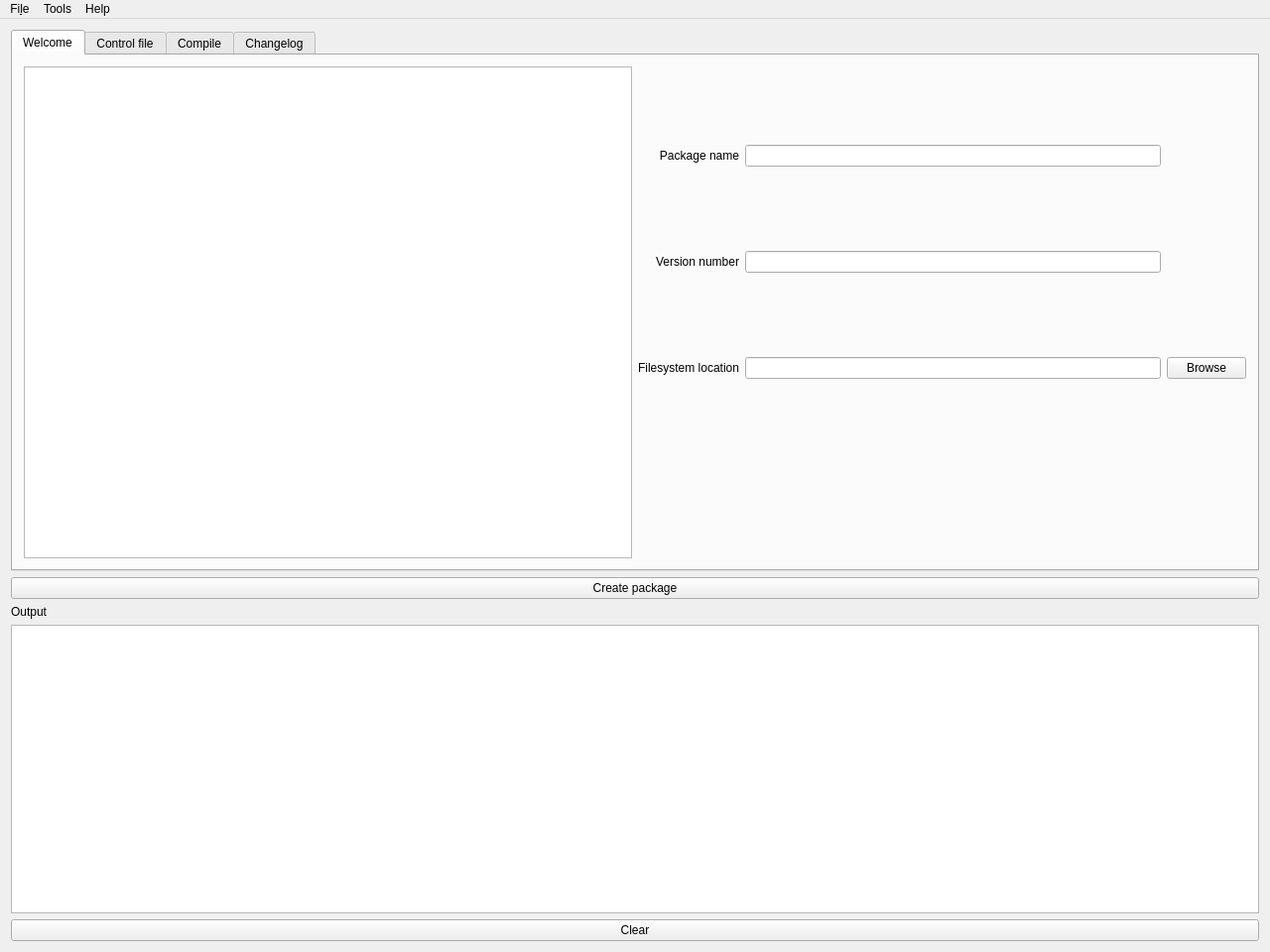
<?xml version="1.0" encoding="UTF-8"?>
<ui version="4.0">
 <class>MainWindow</class>
 <widget class="QMainWindow" name="MainWindow">
  <property name="geometry">
   <rect>
    <x>0</x>
    <y>0</y>
    <width>1280</width>
    <height>960</height>
   </rect>
  </property>
  <property name="windowTitle">
   <string>deb-creator</string>
  </property>
  <widget class="QWidget" name="centralWidget">
   <layout class="QVBoxLayout" name="verticalLayout_2">
    <item>
     <widget class="QTabWidget" name="tabWidget">
      <property name="currentIndex">
       <number>0</number>
      </property>
      <widget class="QWidget" name="tab_welcome">
       <attribute name="title">
        <string>Welcome</string>
       </attribute>
       <layout class="QHBoxLayout" name="horizontalLayout_2">
        <item>
         <widget class="QListWidget" name="lsw_welcome"/>
        </item>
        <item>
         <layout class="QGridLayout" name="gridLayout_5">
          <property name="bottomMargin">
           <number>100</number>
          </property>
          <item row="5" column="1">
           <widget class="QLineEdit" name="ln_version">
            <property name="text">
             <string/>
            </property>
           </widget>
          </item>
          <item row="5" column="0">
           <widget class="QLabel" name="lbl_version">
            <property name="text">
             <string>Version number</string>
            </property>
            <property name="alignment">
             <set>Qt::AlignRight|Qt::AlignTrailing|Qt::AlignVCenter</set>
            </property>
           </widget>
          </item>
          <item row="1" column="1">
           <widget class="QLineEdit" name="ln_projectname">
            <property name="text">
             <string/>
            </property>
           </widget>
          </item>
          <item row="1" column="0">
           <widget class="QLabel" name="lbl_projectname">
            <property name="text">
             <string>Package name</string>
            </property>
            <property name="alignment">
             <set>Qt::AlignRight|Qt::AlignTrailing|Qt::AlignVCenter</set>
            </property>
           </widget>
          </item>
          <item row="6" column="0">
           <widget class="QLabel" name="lbl_filesystem">
            <property name="text">
             <string>Filesystem location</string>
            </property>
            <property name="alignment">
             <set>Qt::AlignRight|Qt::AlignTrailing|Qt::AlignVCenter</set>
            </property>
           </widget>
          </item>
          <item row="6" column="3">
           <widget class="QPushButton" name="btn_filesystem">
            <property name="text">
             <string>Browse</string>
            </property>
           </widget>
          </item>
          <item row="6" column="1">
           <widget class="QLineEdit" name="ln_filesystem">
            <property name="text">
             <string/>
            </property>
            <property name="readOnly">
             <bool>true</bool>
            </property>
           </widget>
          </item>
         </layout>
        </item>
       </layout>
      </widget>
      <widget class="QWidget" name="tab_control">
       <attribute name="title">
        <string>Control file</string>
       </attribute>
       <layout class="QHBoxLayout" name="horizontalLayout">
        <item>
         <widget class="QSplitter" name="splitter">
          <property name="orientation">
           <enum>Qt::Horizontal</enum>
          </property>
          <widget class="QWidget" name="layoutWidget">
           <layout class="QGridLayout" name="details_editor">
            <item row="1" column="0">
             <widget class="QLabel" name="lbl_uploaders">
              <property name="text">
               <string>Uploaders</string>
              </property>
              <property name="alignment">
               <set>Qt::AlignRight|Qt::AlignTrailing|Qt::AlignVCenter</set>
              </property>
             </widget>
            </item>
            <item row="0" column="0">
             <widget class="QLabel" name="lbl_maintainer">
              <property name="text">
               <string>Maintainer</string>
              </property>
              <property name="alignment">
               <set>Qt::AlignRight|Qt::AlignTrailing|Qt::AlignVCenter</set>
              </property>
             </widget>
            </item>
            <item row="0" column="1" colspan="2">
             <widget class="QLineEdit" name="ln_maintainer">
              <property name="text">
               <string/>
              </property>
             </widget>
            </item>
            <item row="4" column="0">
             <widget class="QLabel" name="lbl_architecture">
              <property name="text">
               <string>Architecture</string>
              </property>
              <property name="alignment">
               <set>Qt::AlignRight|Qt::AlignTrailing|Qt::AlignVCenter</set>
              </property>
             </widget>
            </item>
            <item row="5" column="0">
             <widget class="QCheckBox" name="ck_dependency">
              <property name="enabled">
               <bool>true</bool>
              </property>
              <property name="text">
               <string>Dependancies</string>
              </property>
              <property name="checked">
               <bool>false</bool>
              </property>
             </widget>
            </item>
            <item row="5" column="1" colspan="2">
             <widget class="QLineEdit" name="ln_dependancies">
              <property name="enabled">
               <bool>false</bool>
              </property>
             </widget>
            </item>
            <item row="10" column="0">
             <widget class="QLabel" name="lbl_descriptiontitle">
              <property name="text">
               <string>Description:  title</string>
              </property>
              <property name="alignment">
               <set>Qt::AlignRight|Qt::AlignTrailing|Qt::AlignVCenter</set>
              </property>
             </widget>
            </item>
            <item row="10" column="1" colspan="2">
             <widget class="QLineEdit" name="ln_descriptiontitle"/>
            </item>
            <item row="11" column="0">
             <widget class="QLabel" name="lbl_description">
              <property name="text">
               <string>body</string>
              </property>
              <property name="alignment">
               <set>Qt::AlignRight|Qt::AlignTrailing|Qt::AlignVCenter</set>
              </property>
             </widget>
            </item>
            <item row="18" column="0" colspan="3">
             <widget class="QPushButton" name="btn_gencontrol">
              <property name="text">
               <string>Generate control file</string>
              </property>
             </widget>
            </item>
            <item row="1" column="1" colspan="2">
             <widget class="QLineEdit" name="ln_uploaders"/>
            </item>
            <item row="2" column="1" colspan="2">
             <widget class="QLineEdit" name="ln_homepage"/>
            </item>
            <item row="9" column="0">
             <widget class="QLabel" name="lbl_section">
              <property name="text">
               <string>Section</string>
              </property>
              <property name="alignment">
               <set>Qt::AlignRight|Qt::AlignTrailing|Qt::AlignVCenter</set>
              </property>
             </widget>
            </item>
            <item row="3" column="1" colspan="2">
             <widget class="QLineEdit" name="ln_source"/>
            </item>
            <item row="8" column="1" colspan="2">
             <widget class="QLineEdit" name="ln_replace"/>
            </item>
            <item row="3" column="0">
             <widget class="QLabel" name="lbl_source">
              <property name="text">
               <string>Source</string>
              </property>
              <property name="alignment">
               <set>Qt::AlignRight|Qt::AlignTrailing|Qt::AlignVCenter</set>
              </property>
             </widget>
            </item>
            <item row="8" column="0">
             <widget class="QLabel" name="lbl_replace">
              <property name="text">
               <string>Replace</string>
              </property>
              <property name="alignment">
               <set>Qt::AlignRight|Qt::AlignTrailing|Qt::AlignVCenter</set>
              </property>
             </widget>
            </item>
            <item row="2" column="0">
             <widget class="QLabel" name="lbl_homepage">
              <property name="text">
               <string>Homepage</string>
              </property>
              <property name="alignment">
               <set>Qt::AlignRight|Qt::AlignTrailing|Qt::AlignVCenter</set>
              </property>
             </widget>
            </item>
            <item row="9" column="1" colspan="2">
             <widget class="QLineEdit" name="ln_section"/>
            </item>
            <item row="4" column="1" colspan="2">
             <widget class="QComboBox" name="cb_arch">
              <property name="editable">
               <bool>true</bool>
              </property>
              <item>
               <property name="text">
                <string>all</string>
               </property>
              </item>
              <item>
               <property name="text">
                <string>amd64</string>
               </property>
              </item>
              <item>
               <property name="text">
                <string>i386</string>
               </property>
              </item>
             </widget>
            </item>
            <item row="11" column="1">
             <widget class="QTextEdit" name="txt_description"/>
            </item>
           </layout>
          </widget>
          <widget class="QWidget" name="layoutWidget">
           <layout class="QVBoxLayout" name="control_file_editor">
            <item>
             <widget class="QLabel" name="lbl_control">
              <property name="text">
               <string>Control file</string>
              </property>
             </widget>
            </item>
            <item>
             <widget class="QTextEdit" name="txt_control">
              <property name="lineWrapMode">
               <enum>QTextEdit::NoWrap</enum>
              </property>
             </widget>
            </item>
           </layout>
          </widget>
         </widget>
        </item>
       </layout>
      </widget>
      <widget class="QWidget" name="tab_compile">
       <attribute name="title">
        <string>Compile</string>
       </attribute>
       <layout class="QGridLayout" name="gridLayout_2">
        <item row="1" column="2" colspan="3">
         <widget class="QLineEdit" name="ln_sourcecode"/>
        </item>
        <item row="1" column="0">
         <widget class="QPushButton" name="btn_refresh">
          <property name="text">
           <string>Refresh</string>
          </property>
         </widget>
        </item>
        <item row="1" column="1">
         <widget class="QLabel" name="lbl_sourcecode">
          <property name="text">
           <string>Source Code:</string>
          </property>
          <property name="alignment">
           <set>Qt::AlignRight|Qt::AlignTrailing|Qt::AlignVCenter</set>
          </property>
         </widget>
        </item>
        <item row="1" column="5">
         <widget class="QToolButton" name="bt_sourcecode">
          <property name="text">
           <string>...</string>
          </property>
         </widget>
        </item>
        <item row="2" column="4">
         <layout class="QGridLayout" name="gridLayout_3">
          <item row="2" column="0">
           <widget class="QPushButton" name="btn_compile">
            <property name="text">
             <string>Compile</string>
            </property>
           </widget>
          </item>
          <item row="1" column="0">
           <widget class="QTableWidget" name="tbl_order">
            <column>
             <property name="text">
              <string>program</string>
             </property>
            </column>
            <column>
             <property name="text">
              <string>arguments</string>
             </property>
            </column>
            <column>
             <property name="text">
              <string>working directory</string>
             </property>
            </column>
           </widget>
          </item>
          <item row="1" column="2">
           <layout class="QVBoxLayout" name="verticalLayout_3">
            <property name="rightMargin">
             <number>0</number>
            </property>
            <item>
             <widget class="QPushButton" name="btn_buildadd">
              <property name="text">
               <string/>
              </property>
              <property name="icon">
               <iconset theme="insert-table">
                <normaloff>.</normaloff>.</iconset>
              </property>
              <property name="iconSize">
               <size>
                <width>64</width>
                <height>64</height>
               </size>
              </property>
              <property name="flat">
               <bool>true</bool>
              </property>
             </widget>
            </item>
            <item>
             <widget class="QPushButton" name="btn_buildremove">
              <property name="text">
               <string/>
              </property>
              <property name="icon">
               <iconset theme="removecell">
                <normaloff>.</normaloff>.</iconset>
              </property>
              <property name="iconSize">
               <size>
                <width>64</width>
                <height>64</height>
               </size>
              </property>
              <property name="flat">
               <bool>true</bool>
              </property>
             </widget>
            </item>
            <item>
             <widget class="QPushButton" name="btn_buildsave">
              <property name="text">
               <string/>
              </property>
              <property name="icon">
               <iconset theme="document-save">
                <normaloff>.</normaloff>.</iconset>
              </property>
              <property name="iconSize">
               <size>
                <width>64</width>
                <height>64</height>
               </size>
              </property>
              <property name="flat">
               <bool>true</bool>
              </property>
             </widget>
            </item>
           </layout>
          </item>
          <item row="0" column="0">
           <widget class="QLabel" name="lbl_build">
            <property name="text">
             <string>Steps build:</string>
            </property>
           </widget>
          </item>
         </layout>
        </item>
        <item row="2" column="0" colspan="2">
         <widget class="QTreeView" name="tw_compile"/>
        </item>
       </layout>
      </widget>
      <widget class="QWidget" name="tab_changelog">
       <attribute name="title">
        <string>Changelog</string>
       </attribute>
       <layout class="QGridLayout" name="gridLayout">
        <item row="0" column="2">
         <widget class="QLabel" name="lbl_urgency">
          <property name="text">
           <string>Urgency Level</string>
          </property>
         </widget>
        </item>
        <item row="0" column="1">
         <widget class="QLabel" name="lbl_status">
          <property name="text">
           <string>Status</string>
          </property>
         </widget>
        </item>
        <item row="2" column="1" colspan="2">
         <widget class="QTextEdit" name="txt_changelog"/>
        </item>
        <item row="1" column="2">
         <widget class="QComboBox" name="cb_urgency">
          <property name="minimumSize">
           <size>
            <width>250</width>
            <height>0</height>
           </size>
          </property>
          <property name="currentIndex">
           <number>1</number>
          </property>
          <item>
           <property name="text">
            <string>low</string>
           </property>
          </item>
          <item>
           <property name="text">
            <string>medium</string>
           </property>
          </item>
          <item>
           <property name="text">
            <string>high</string>
           </property>
          </item>
         </widget>
        </item>
        <item row="2" column="0">
         <widget class="QListWidget" name="lsw_changelog"/>
        </item>
        <item row="3" column="0" colspan="3">
         <widget class="QPushButton" name="btn_changelog">
          <property name="text">
           <string>Create changelog</string>
          </property>
         </widget>
        </item>
        <item row="1" column="1">
         <widget class="QLineEdit" name="ln_status"/>
        </item>
       </layout>
      </widget>
     </widget>
    </item>
    <item>
     <widget class="QPushButton" name="btn_createpackage">
      <property name="text">
       <string>Create package</string>
      </property>
     </widget>
    </item>
    <item>
     <layout class="QVBoxLayout" name="verticalLayout">
      <item>
       <widget class="QLabel" name="lbl_output">
        <property name="text">
         <string>Output</string>
        </property>
       </widget>
      </item>
      <item>
       <widget class="QTextEdit" name="txt_output">
        <property name="lineWrapMode">
         <enum>QTextEdit::NoWrap</enum>
        </property>
        <property name="readOnly">
         <bool>true</bool>
        </property>
       </widget>
      </item>
      <item>
       <widget class="QPushButton" name="btn_clear">
        <property name="text">
         <string>Clear</string>
        </property>
       </widget>
      </item>
     </layout>
    </item>
   </layout>
  </widget>
  <widget class="QMenuBar" name="menuBar">
   <property name="geometry">
    <rect>
     <x>0</x>
     <y>0</y>
     <width>1280</width>
     <height>23</height>
    </rect>
   </property>
   <widget class="QMenu" name="menuFile">
    <property name="title">
     <string>Fi&amp;le</string>
    </property>
    <addaction name="a_quit"/>
   </widget>
   <widget class="QMenu" name="menuTools">
    <property name="title">
     <string>Tools</string>
    </property>
    <addaction name="a_generate_control"/>
    <addaction name="a_create_package"/>
   </widget>
   <widget class="QMenu" name="menuHelp">
    <property name="title">
     <string>Help</string>
    </property>
    <addaction name="a_about"/>
    <addaction name="a_manual"/>
    <addaction name="a_aboutqt"/>
   </widget>
   <addaction name="menuFile"/>
   <addaction name="menuTools"/>
   <addaction name="menuHelp"/>
  </widget>
  <action name="a_quit">
   <property name="text">
    <string>&amp;Quit</string>
   </property>
  </action>
  <action name="a_generate_control">
   <property name="text">
    <string>&amp;Generate control file</string>
   </property>
  </action>
  <action name="a_create_package">
   <property name="text">
    <string>&amp;Create package</string>
   </property>
  </action>
  <action name="a_about">
   <property name="text">
    <string>&amp;About</string>
   </property>
  </action>
  <action name="a_manual">
   <property name="text">
    <string>&amp;User manual</string>
   </property>
  </action>
  <action name="a_aboutqt">
   <property name="text">
    <string>About &amp;Qt</string>
   </property>
  </action>
 </widget>
 <layoutdefault spacing="6" margin="11"/>
 <resources/>
 <connections/>
</ui>
